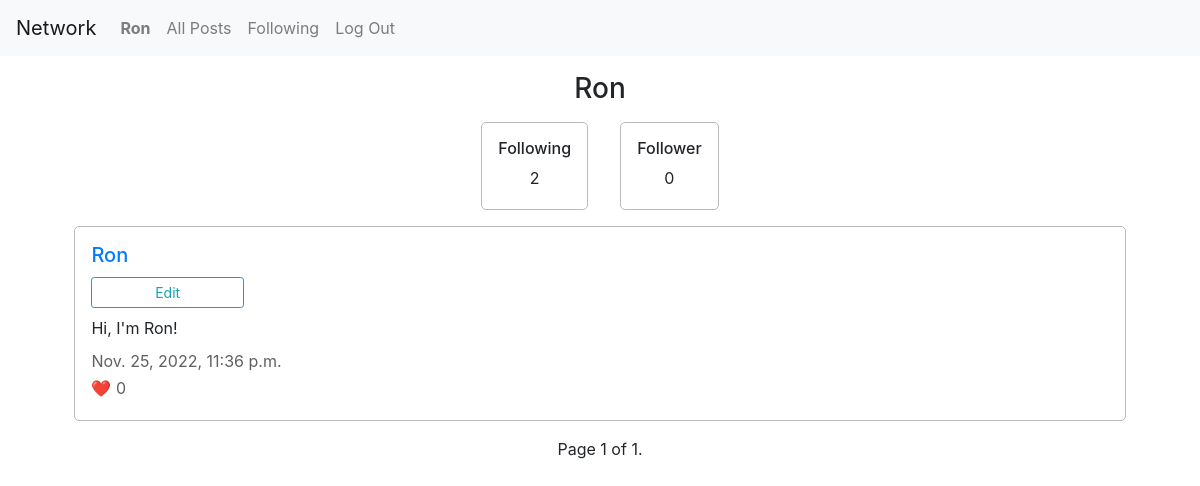
The page /user/Ron (signed in) on the database as committed earlier.
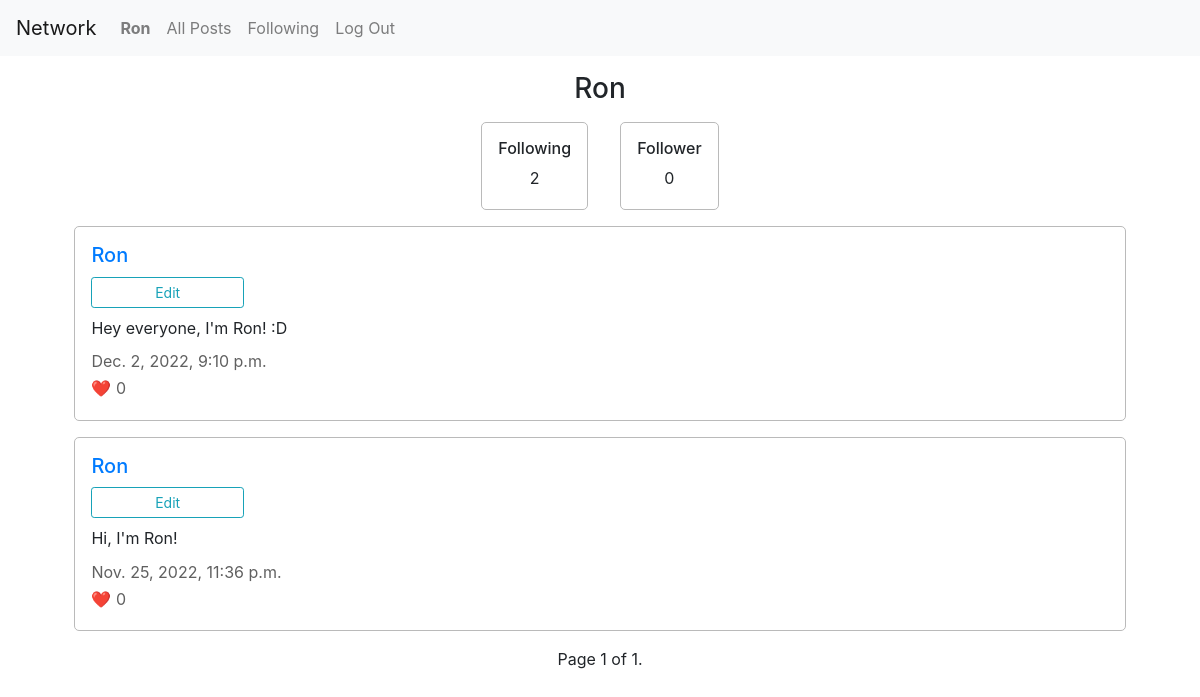
The same page on the database as committed later.
### network/models.py (models this page shows, shortened)
class User(AbstractUser):
    pass

class Post(models.Model):
    user = models.ForeignKey("User", on_delete=models.CASCADE, related_name ="posts")
    content = models.TextField(max_length=255)
    timestamp = models.DateTimeField(auto_now_add=True)
    likes = models.ManyToManyField("User", blank=True, related_name="liked")

### network/views.py (the view, shortened to what this page needs)
# urls.py: path("user/<str:username>", views.user, name="user"),
def user(request, username):
    watcher = User.objects.get(username=request.user)
    user = User.objects.get(username=username)
    posts = Post.objects.all()
    userposts = posts.filter(user=user.id).order_by('timestamp').reverse()
    followingCount = user.following.all().count()
    followedCount = user.followed.all().count()
    followLink = Follow.objects.filter(following = watcher, followed = user)
    ownPage = False
    isFollowing = False
    if user == watcher:
        ownPage = True
    elif followLink.exists():
        isFollowing = True
    paginator = Paginator(userposts, 10)
    page_num = request.GET.get('page')
    page_obj = paginator.get_page(page_num)
    return render(request, "network/user.html", {
        "username": user.username,
        "page_obj": page_obj,
        "ownpage": ownPage,
        "isfollowing": isFollowing,
        "following": followingCount,
        "follower": followedCount
    })

### network/templates/network/user.html (shortened to what this page needs)
{% extends "network/layout.html" %}
{% load static %}
{% block body %}
    <h3>{{ username }}</h3>
    <div class="user-info">
        <div class="section">
            <h6>Following</h6>
            <p>{{ following }}</p>
        </div>
        <div class="section">
            <h6>Follower</h6>
            <p>{{ follower }}</p>
        </div>
    </div>
    {% for post in page_obj %}
        <div class="section">
            <h5><a href="{% url 'user' username %}">{{ username }}</a></h5>
            {% if user.username == post.user.username %}
                <div>
                    <button class="edit-btn {{ post.id }} btn btn-outline-info btn-sm">Edit</button>
                </div>
            {% endif %}
            <p class="post-content" id="post-content-{{ post.id }}">{{ post.content }}</p>
            <p class="grey">{{ post.timestamp }}</p>
            <p class="grey">&#10084;&#65039; {{ post.likes.all.count }}</p>
        </div>
    {% endfor %}
    <div class="pagination">
        <span class="step-links">
            <span class="current">
                Page {{ page_obj.number }} of {{ page_obj.paginator.num_pages }}.
            </span>
        </span>
    </div>
{% endblock %}

### network/templates/network/layout.html (shortened to what this page needs)
{% load static %}
<!DOCTYPE html>
<html lang="en">
    <head>
        <link rel="stylesheet" href="https://stackpath.bootstrapcdn.com/bootstrap/4.4.1/css/bootstrap.min.css">
        <link href="{% static 'network/styles.css' %}" rel="stylesheet">
    </head>
    <body>
        <nav class="navbar navbar-expand-lg navbar-light bg-light">
            <a class="navbar-brand" href="#">Network</a>
            <div class="collapse navbar-collapse" id="navbarNav">
                <ul class="navbar-nav mr-auto">
                {% if user.is_authenticated %}
                    <li class="nav-item">
                        <a class="nav-link" href="{% url 'user' user.username %}"><strong id="current-user">{{ user.username }}</strong></a>
                    </li>
                {% endif %}
                <li class="nav-item">
                    <a class="nav-link" href="{% url 'index' %}">All Posts</a>
                </li>
                {% if user.is_authenticated %}
                    <li class="nav-item">
                        <a class="nav-link" href="{% url 'following' %}">Following</a>
                    </li>
                    <li class="nav-item">
                        <a class="nav-link" href="{% url 'logout' %}">Log Out</a>
                    </li>
                {% endif %}
                </ul>
            </div>
        </nav>
        <div class="body">
            {% block body %}
            {% endblock %}
        </div>
    </body>
</html>

Rows that differ between the two databases and show on the page:
added Post: {{ username }} "Ron", content "Hey everyone, I'm Ron! :D", timestamp "Dec. 2, 2022, 9:10 p.m.", likes.all.count "0"
